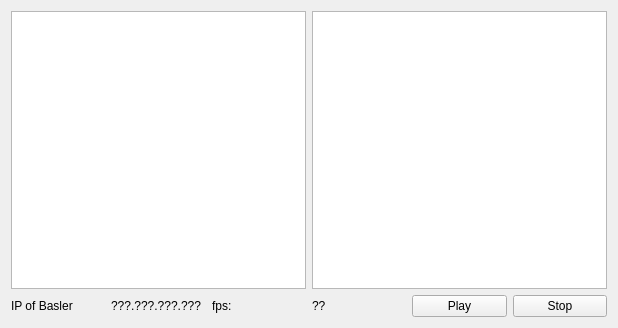
<?xml version="1.0" encoding="UTF-8"?>
<ui version="4.0">
 <class>Demo_LImA_pyFAI</class>
 <widget class="QWidget" name="Demo_LImA_pyFAI">
  <property name="geometry">
   <rect>
    <x>0</x>
    <y>0</y>
    <width>618</width>
    <height>328</height>
   </rect>
  </property>
  <property name="windowTitle">
   <string>PyFAI live 1D integration</string>
  </property>
  <layout class="QHBoxLayout" name="horizontalLayout_3">
   <item>
    <layout class="QVBoxLayout" name="verticalLayout">
     <property name="sizeConstraint">
      <enum>QLayout::SetMaximumSize</enum>
     </property>
     <item>
      <layout class="QHBoxLayout" name="horizontalLayout">
       <property name="sizeConstraint">
        <enum>QLayout::SetMaximumSize</enum>
       </property>
       <item>
        <widget class="ImageView" name="RawImg"/>
       </item>
       <item>
        <widget class="PlotWidget" name="FaiPlot"/>
       </item>
      </layout>
     </item>
     <item>
      <layout class="QHBoxLayout" name="horizontalLayout_2">
       <item>
        <widget class="QLabel" name="label_2">
         <property name="text">
          <string>IP of Basler</string>
         </property>
        </widget>
       </item>
       <item>
        <widget class="QLabel" name="label_ip">
         <property name="text">
          <string>???.???.???.???</string>
         </property>
        </widget>
       </item>
       <item>
        <widget class="QLabel" name="label">
         <property name="text">
          <string>fps:</string>
         </property>
        </widget>
       </item>
       <item>
        <widget class="QLabel" name="label_fps">
         <property name="text">
          <string>??</string>
         </property>
        </widget>
       </item>
       <item>
        <widget class="QPushButton" name="pushButton_play">
         <property name="text">
          <string>Play</string>
         </property>
        </widget>
       </item>
       <item>
        <widget class="QPushButton" name="pushButton_stop">
         <property name="text">
          <string>Stop</string>
         </property>
        </widget>
       </item>
      </layout>
     </item>
    </layout>
   </item>
  </layout>
 </widget>
 <customwidgets>
  <customwidget>
   <class>ImageView</class>
   <extends>QGraphicsView</extends>
   <header>pyqtgraph</header>
  </customwidget>
  <customwidget>
   <class>PlotWidget</class>
   <extends>QGraphicsView</extends>
   <header>pyqtgraph</header>
  </customwidget>
 </customwidgets>
 <resources/>
 <connections/>
</ui>
